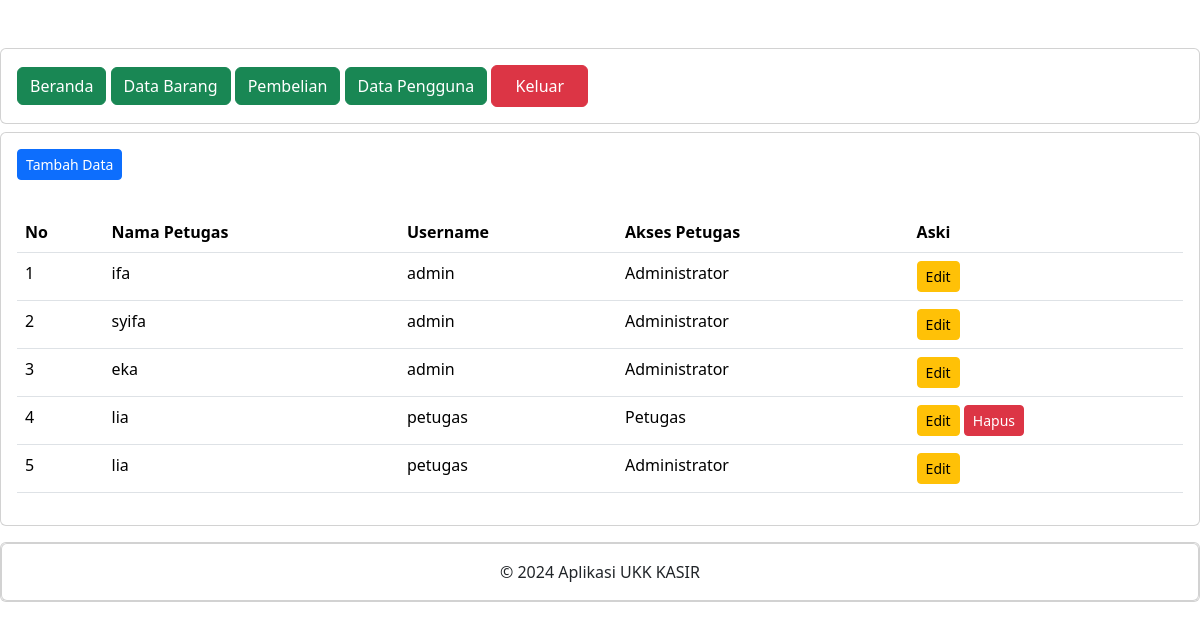
The page /administrator/data_pengguna.php (signed in) on the database its author committed.
### tables this page shows
CREATE TABLE `petugas` (
  `id_petugas` int(11) NOT NULL,
  `namapetugas` varchar(255) NOT NULL,
  `username` text NOT NULL,
  `password` text NOT NULL,
  `level` int(11) NOT NULL
);

### administrator/data_pengguna.php (the view, shortened to what this page needs)
<?php
include "header.php";
include "navbar.php";
?>
<div class="card mt-2">
    <div class="card-body">
        <button type="button" class="btn btn-primary btn-sm" data-bs-toggle="modal" data-bs-target="#tambah-data">
            Tambah Data
        </button>
    </div>
    <div class="card-body">
        <table class="table">
            <thead>
                <tr>
                    <th>No</th>
                    <th>Nama Petugas</th>
                    <th>Username</th>
                    <th>Akses Petugas</th>
                    <th>Aski</th>
                </tr>
            </thead>
            <tbody>
                <?php
                include '../koneksi.php';
                $no = 1;
                $data = mysqli_query($koneksi,"SELECT * FROM petugas");
                while($d = mysqli_fetch_array($data)){
                    ?>
                    <tr>
                        <td><?php echo $no++ ?></td>
                        <td><?php echo $d['namapetugas'] ?></td>
                        <td><?php echo $d['username'] ?></td>
                        <td>
                            <?php
                            if ($d['level'] == '1') { ?>
                                Administrator
                            <?php } else { ?>
                                Petugas
                            <?php } ?>
                        </td>
                        <td>
            <button type="button" class="btn btn-warning btn-sm" data-bs-toggle="modal" data-bs-target="#edit-data<?php echo $d['id_petugas']; ?>">
                Edit
            </button>
            <?php
            if ($d['level'] == $_SESSION['level']) { ?>
            <?php } else { ?>
                <button type="button" class="btn btn-danger btn-sm" data-bs-toggle="modal" data-bs-target="#hapus-data<?php echo $d['id_petugas'];
                ?>">
                Hapus
            </button>
            <?php } ?>
                        </td>
                    </tr>
<?php } ?>
            </tbody>
        </table>
    </div>
</div>
    <?php
        include "footer.php";
    ?>

### administrator/header.php (shortened to what this page needs)
<!DOCTYPE html>
<html lang="en">
<head>
    <link href="https://cdn.jsdelivr.net/npm/bootstrap@5.3.2/dist/css/bootstrap.min.css" rel="stylesheet">
</head>
<body>
</body>
</html>

### administrator/navbar.php
<div class="card mt-5">
    <div class="card-body">
        <a href="index.php" class="btn btn-success">Beranda</a>
        <a href="data_barang.php" class="btn btn-success">Data Barang</a>
        <a href="pembelian.php" class="btn btn-success">Pembelian</a>
        <a href="data_pengguna.php" class="btn btn-success">Data Pengguna</a>
        <a href="../logout.php" class="btn btn-danger  p-2 col-1">Keluar</a>
    </div>
</div>

### administrator/footer.php (shortened to what this page needs)
<div class="card mt-3 mb-5">
    <div class="card">
        <div class="card-body text-center">
            &copy; 2024 Aplikasi UKK KASIR
        </div>
    </div>
</div>
</body>
</html>

### rows shown on the page
petugas: namapetugas "ifa", username "admin", level "Administrator"
petugas: namapetugas "syifa", username "admin", level "Administrator"
petugas: namapetugas "eka", username "admin", level "Administrator"
petugas: namapetugas "lia", username "petugas", level "Petugas"
petugas: namapetugas "lia", username "petugas", level "Administrator"
